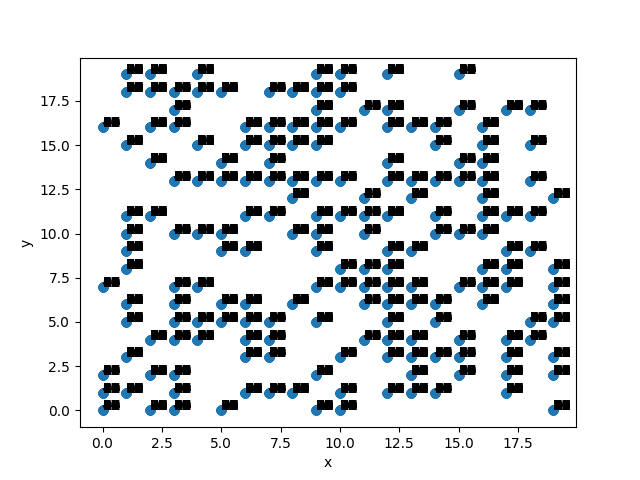

Generate this figure with Python:
import numpy as np 
from random import uniform,random 
import matplotlib.cm as cm
import matplotlib.pyplot as plt

alfa=1      #donde se lleva el mayor crecimiento de los granos gruesos
dim = 20
num = dim**2
#for prob in [0.1-0.9]:
prob = uniform(0.1,0.9)
valores = [round(random())< prob for i in range(num)]   #prob
actual = np.reshape(valores, (dim, dim))
#hasta aqui termina la declaracion de variables y librerias
#inicia depclaracion de modulos o funciones
def mapeo(pos):
    fila = pos // dim
    columna = pos % dim
    return actual[fila, columna]

assert all([mapeo(x) == valores[x]  for x in range(num)])

def paso(pos):
    fila = pos // dim
    columna = pos % dim
    vecindad = actual[max(0, fila - 1):min(dim, fila + 2),
                      max(0, columna - 1):min(dim, columna + 2)]
#    return 1 * (np.sum(vecindad) - actual[fila, columna] == 3)
    return (alfa+1)*actual[fila,columna]-actual[fila, columna]**3 + (actual[1:-1,2:] + actual[1:-1,:-2] +actual[2:,1:-1] + actual[:-2,1:-1] - 4.*actual[1:-1,1:-1])               
# se cambio la regla para simular el crecimiento de grano grueso
print(actual)
#termina la parte modular
#inicia el programa principal
if __name__ == "__main__":
    fig = plt.figure()
    plt.imshow(actual, interpolation='nearest', cmap=cm.Greys)
    fig.suptitle('Estado inicial')
    plt.savefig('p2_0_.png')  #genera archivo png
    plt.close()
#hasta aqui termina la parte grafica
    lista_actual=[]                 #modf
    lista_posx=[]             #vacia
    lista_posy=[]
    listaiter=[]
    salida=open('vivos.txt','w')
    for iteracion in range(50): #num de repeticiones
        print("Iter", iteracion)
        vivos = [paso(x) for x in range(num)]   #regla de la vida
#        vivos = sum(valores)
        print(iteracion, vivos)
        if vivos == 0:
            print('# Game Over.')
            break;                           #rompe el for
        actual = np.reshape(valores, (dim, dim))
        lista_actual.append(actual)
        print(actual)
        mvivos=np.equal(actual,1)
        #print(mvivos)
        for n in range(dim):
            for m in range (dim):
                if mvivos[n,m]==True:
                   print(n,m,iteracion)
                   lista_posx.append(n)
                   lista_posy.append(m)
                   listaiter.append(iteracion)
                   salida.write("%f %f %f \n" % (n,m,iteracion))           
        fig = plt.figure()
        plt.imshow(actual, interpolation='nearest', cmap=cm.Greys)
        fig.suptitle('Paso {:d}'.format(iteracion + 1))
        plt.savefig('p2_t{:d}_p.png'.format(iteracion + 1))  
        plt.close()
    salida.close()
    plt.plot(lista_posx,lista_posy,'o')
    plt.xlabel('x')
    plt.ylabel('y')
    for i,txt in enumerate (listaiter):
        plt.annotate(str(txt),(lista_posx[i],lista_posy[i]))
    plt.show()
   
